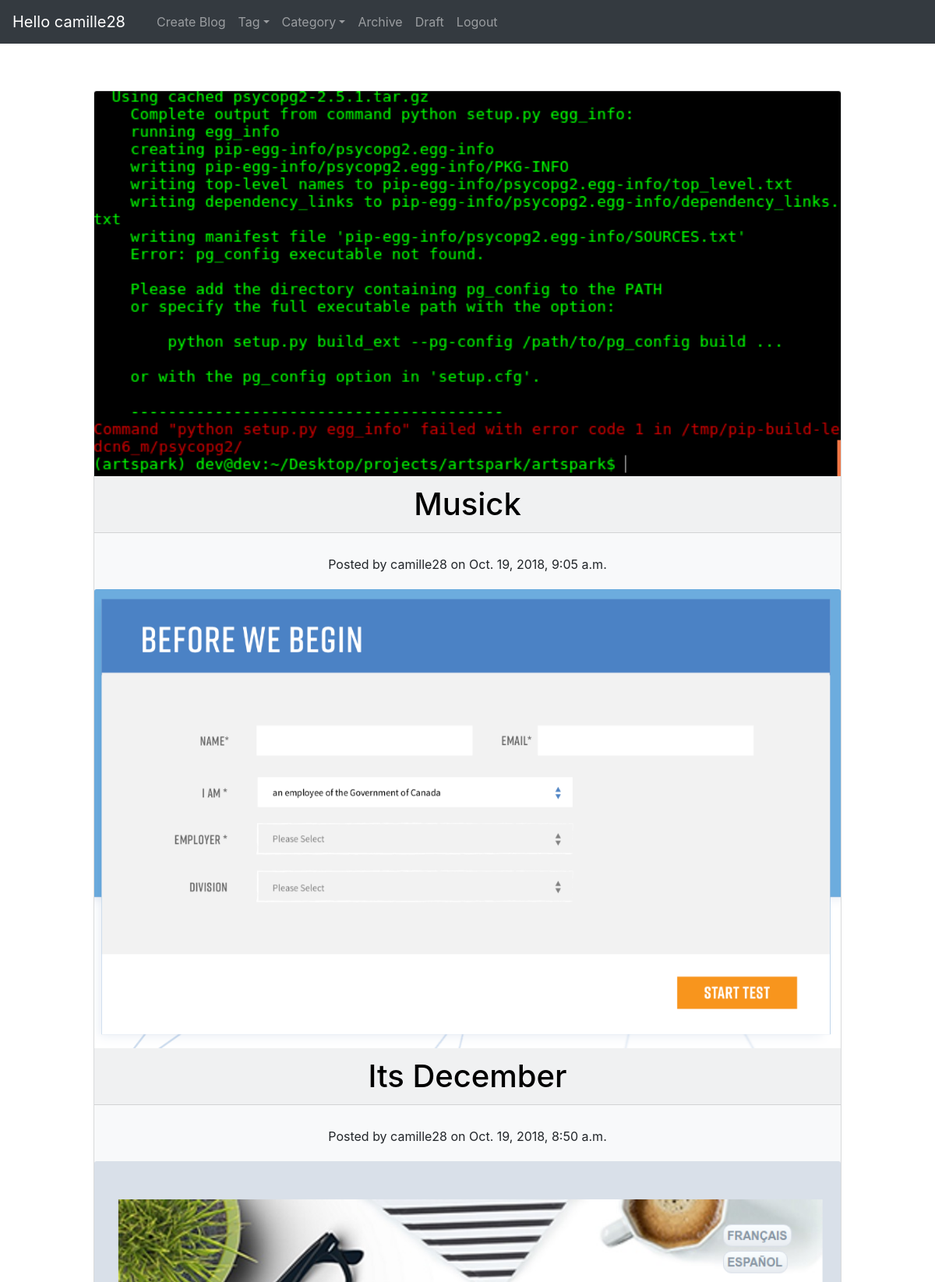
Page / (signed in, upper part) on the earlier database version.
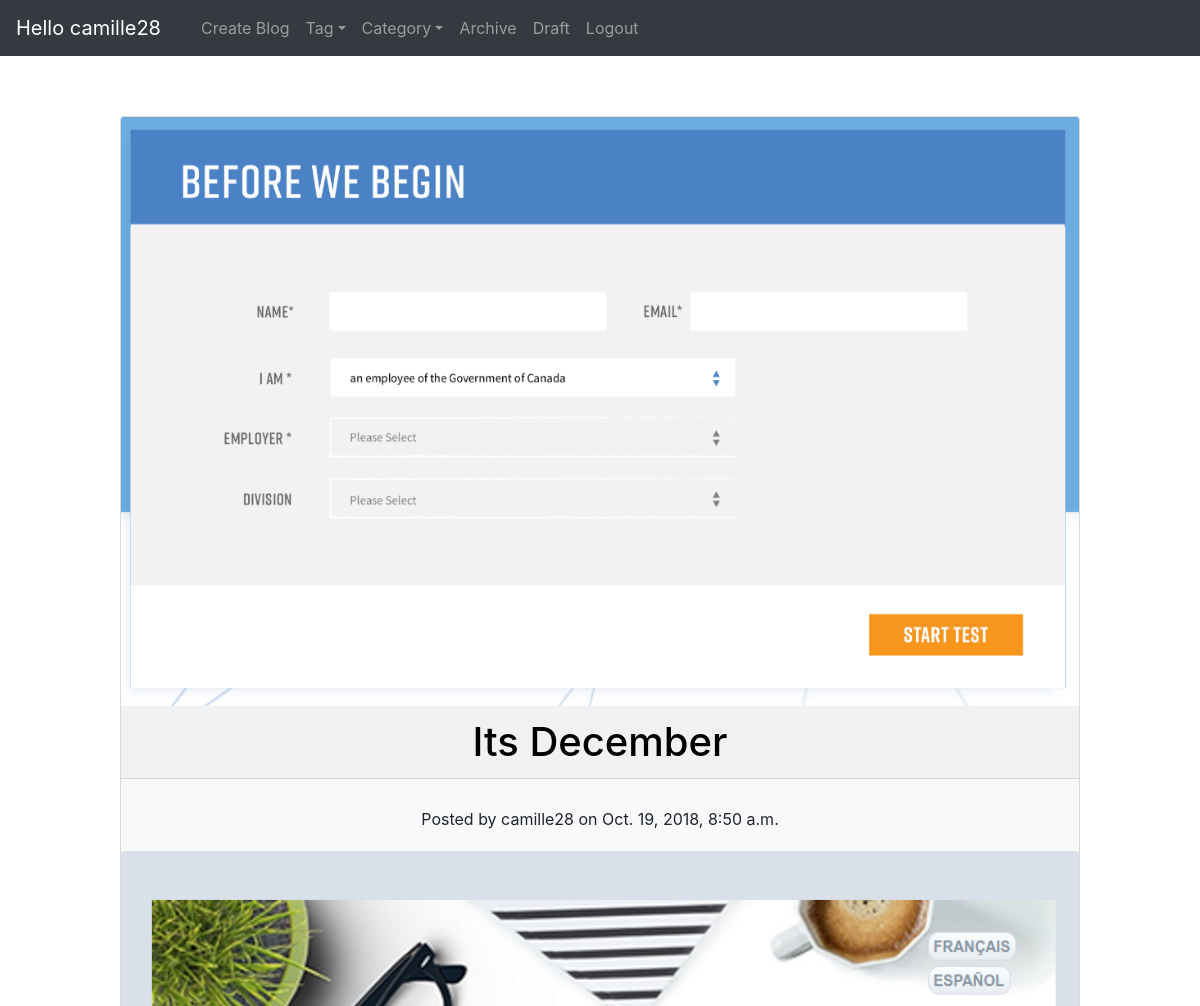
Same page on the later database version.
### mainblog/models.py (models this page shows, shortened)
class Post(models.Model):
    title = models.CharField(max_length=50)
    author = models.ForeignKey(User, on_delete=models.CASCADE)
    date_added = models.DateTimeField(auto_now_add=True)
    date_mod = models.DateTimeField(null=True)
    text = models.TextField(null=True)
    is_archived = models.BooleanField(default=False)
    cover_image = models.ImageField(upload_to='cover_images/')
    is_draft = models.BooleanField(default=False)
    category = models.ForeignKey("Category", on_delete=models.CASCADE)
    tag = models.ManyToManyField(Tag)

### mainblog/views.py (the view)
# urls.py: path('', views.index, name='index'),
def index(request):
    category = Category.objects.all()
    tags = Tag.objects.all()
    posts = Post.objects.filter(is_archived=False).order_by('-date_added')
    draft = Post.objects.filter(is_draft=True)
    if request.user.is_authenticated:
        posts = posts.filter(author=request.user)
    context = {'posts': posts, 'category': category, 'tags':tags,'draft': draft}
    return render(request,'home.html', context)

### templates/home.html (shortened to what this page needs)
{% extends 'base.html'%}
{% block content %}
{% if user.is_authenticated %}
<nav class="navbar navbar-expand-sm bg-dark navbar-dark">
    <small class="navbar-brand" href="#">Hello {{user.username}} </small>
        <ul class="navbar-nav">
            <li class="nav-item">
              <a class="nav-link" href="#"></a>
            </li>
            <li class="nav-item">
              <a class="nav-link" href="{% url 'create_post' %}">Create Blog</a>
            </li>
             <li class="nav-item dropdown">
                <a class="nav-link dropdown-toggle" href="#" id="navbardrop" data-toggle="dropdown">
                Tag</a>
            <li class="nav-item">
            <li class="nav-item dropdown">
                <a class="nav-link dropdown-toggle" href="#" id="navbardrop" data-toggle="dropdown">
                Category</a>
            </li>
            <li class="nav-item">
              <a class="nav-link" href="{% url 'archive_list' %}">Archive</a>
            </li>
            <li class="nav-item">
              <a class="nav-link" href="#">Draft</a>
            </li>
            <li class="nav-item">
              <a class="nav-link" href="{% url 'signout'%}">Logout</a>
            </li>
        </ul>
</nav>
<center>
    <div class="card bg-light mb-3" style="width: 60rem; margin-top: 5%;">
        {% for post in posts %}
        <img class="card-img-top" src = "{{ post.cover_image.url }}">
        <h1 class="card-header"> <a style="text-decoration: none; color:black;" href="{% url 'blog_post' post.id %}">{{ post.title }}</a> </h1>
            <div class="card-body">
                    <p class="card-text">Posted by  {{ post.author }} on  {{ post.date_added}} </p>
             </div>
        {% endfor %}
        </div>
</center>
 {% endif %}
 {% endblock %}

Differences in the rows shown:
no longer on this page (row edited): Post: cover_image (picture), title "Musick", author "camille28", date_added "Oct. 19, 2018, 9:05 a.m."
